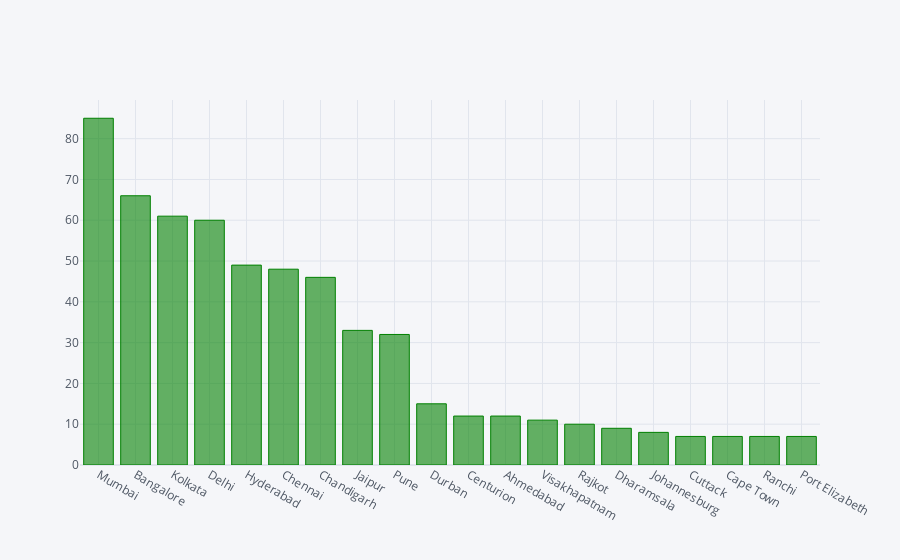

This figure's notebook cell:
### Code cell
city[:20].iplot(kind = 'bar', color = 'green')

### Figure 1 — Plotly figure (JSON) as saved in the notebook; plotly's stock layout.template omitted (floating-point values rounded to 4 significant figures)
{"data": [{"marker": {"color": "rgba(0, 128, 0, 0.6)", "line": {"color": "rgba(0, 128, 0, 1.0)", "width": 1}}, "name": "city", "orientation": "v", "text": "", "type": "bar", "x": ["Mumbai", "Bangalore", "Kolkata", "Delhi", "Hyderabad", "Chennai", "Chandigarh", "Jaipur", "Pune", "Durban", "Centurion", "Ahmedabad", "Visakhapatnam", "Rajkot", "Dharamsala", "Johannesburg", "Cuttack", "Cape Town", "Ranchi", "Port Elizabeth"], "y": [85, 66, 61, 60, 49, 48, 46, 33, 32, 15, 12, 12, 11, 10, 9, 8, 7, 7, 7, 7]}], "layout": {"legend": {"bgcolor": "#F5F6F9", "font": {"color": "#4D5663"}}, "paper_bgcolor": "#F5F6F9", "plot_bgcolor": "#F5F6F9", "title": {"font": {"color": "#4D5663"}}, "xaxis": {"gridcolor": "#E1E5ED", "showgrid": true, "tickfont": {"color": "#4D5663"}, "title": {"font": {"color": "#4D5663"}, "text": ""}, "zerolinecolor": "#E1E5ED"}, "yaxis": {"gridcolor": "#E1E5ED", "showgrid": true, "tickfont": {"color": "#4D5663"}, "title": {"font": {"color": "#4D5663"}, "text": ""}, "zerolinecolor": "#E1E5ED"}}}
